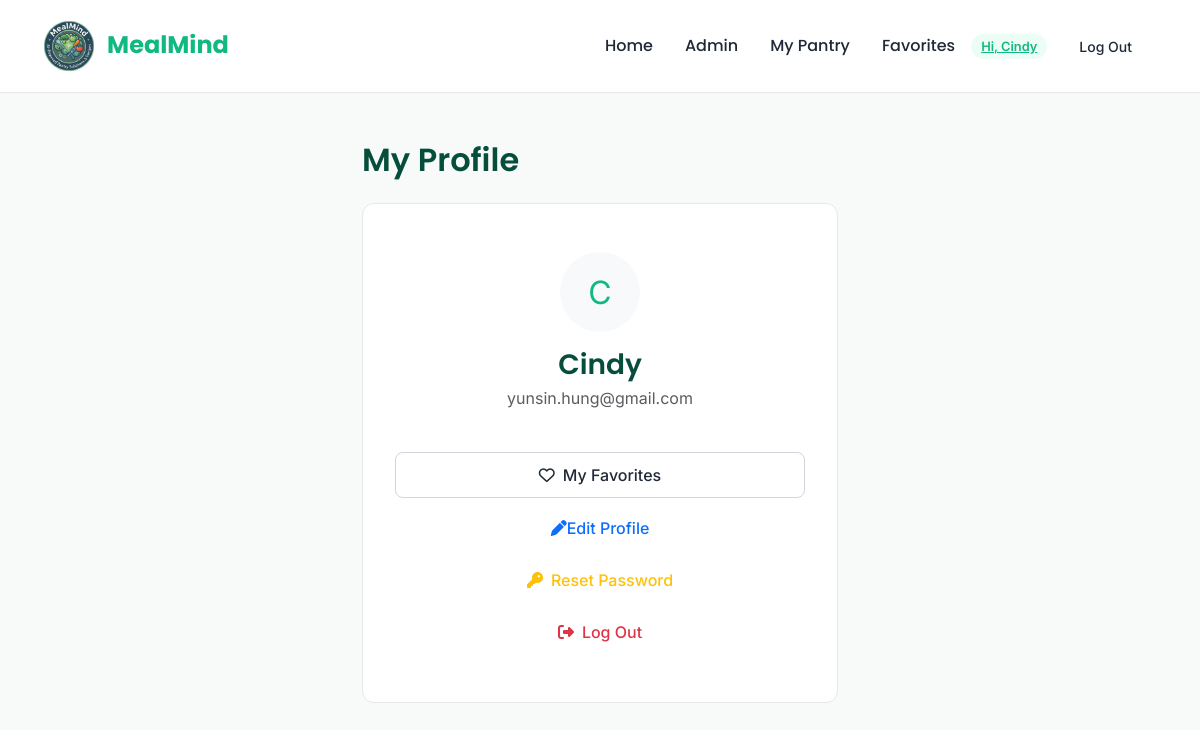
Page /profile (signed in) on the committed database.
### app/models.py (models this page shows, shortened)
class User(UserMixin, db.Model):
    __tablename__ = "users"
    id = db.Column(db.Integer, primary_key=True)
    username = db.Column(db.String(150), unique=True, nullable=False)
    email = db.Column(db.String, unique=True, nullable=False)
    password = db.Column(db.String, nullable=False)
    created_on = db.Column(db.DateTime, nullable=False)
    is_admin = db.Column(db.Boolean, nullable=False, default=False)
    is_confirmed = db.Column(db.Boolean, nullable=False, default=False)
    confirmed_on = db.Column(db.DateTime, nullable=True)
    allergies = db.Column(db.JSON, nullable=True)

### app/routes.py (the view)
@routes_bp.route('/profile')
@login_required
def profile():
    return render_template('profile/profile.html')

### app/__init__.py (called while the page is built)
def create_app(config_class=DevelopmentConfig):
    app = Flask(__name__, template_folder='templates', static_folder='static')
    CORS(app)
    app.config.from_object(config_class)
    db.init_app(app)
    login_manager = LoginManager()
    login_manager.login_view = 'routes.login'
    login_manager.init_app(app)
    from .models import User
    @login_manager.user_loader
    def load_user(user_id):
        return User.query.get(int(user_id))
    mail = Mail()
    mail.init_app(app)
    import app as _app
    _app.mail = mail
    from .routes import routes_bp
    app.register_blueprint(routes_bp)
    return app

### app/templates/profile/profile.html
{% extends "home/base.html" %}
{% block content %}
<div class="row justify-content-center">
  <div class="col-md-6">
    <h2 class="mb-4">My Profile</h2>
    {% if current_user.is_authenticated %}
      <div class="card text-center py-5">
        <div class="mb-3">
            <div class="rounded-circle bg-light d-inline-flex align-items-center justify-content-center" style="width: 80px; height: 80px; font-size: 2rem; color: #10b981;">
                {{ current_user.username[0]|upper }}
            </div>
        </div>
        <h3 class="mb-1">{{ current_user.username }}</h3>
        <p class="text-muted">{{ current_user.email }}</p>
        <div class="mt-4 d-flex flex-column align-items-center gap-2">
          <a href="{{ url_for('routes.favorites') }}" class="btn btn-outline-secondary w-100">
            <i class="fa-regular fa-heart me-2"></i> My Favorites
          </a>
          <a href="{{ url_for('routes.edit_profile') }}" class="btn btn-outline-primary w-100">
            <i class="fa-solid fa-pen"></i> Edit Profile
          </a>
          <a href="{{ url_for('routes.reset_request') }}" class="btn btn-outline-warning w-100">
            <i class="fa-solid fa-key me-2"></i> Reset Password
          </a>
          <a href="{{ url_for('routes.logout') }}" class="btn btn-outline-danger w-100">
            <i class="fa-solid fa-sign-out-alt me-2"></i> Log Out
          </a>
        </div>
      </div>
    {% else %}
      <div class="text-center">
        <p>Please <a href="{{ url_for('routes.login') }}">login</a> to view your profile.</p>
      </div>
    {% endif %}
  </div>
</div>
{% endblock %}

### app/templates/home/base.html (shortened to what this page needs)
<!DOCTYPE html>
<html lang="en">
<head>
    <link href="https://cdn.jsdelivr.net/npm/bootstrap@5.3.2/dist/css/bootstrap.min.css" rel="stylesheet">
    <link rel="stylesheet" href="https://cdnjs.cloudflare.com/ajax/libs/font-awesome/6.4.0/css/all.min.css">
    <link rel="stylesheet" href="{{ url_for('static', filename='style.css') }}">
</head>
<body>
<nav class="navbar navbar-expand-lg sticky-top">
    <div class="container-fluid">
        <a class="navbar-brand" href="{{ url_for('routes.index') }}" style="font-family:'Poppins', sans-serif; color: #10b981; font-weight:700; font-size: 1.5rem;">
            <img src="{{ url_for('static', filename='images/logo.png') }}" class="nav-icon-img" alt="Icon">
            MealMind
        </a>
        <div class="collapse navbar-collapse justify-content-end" id="navbarNav">
            <ul class="navbar-nav align-items-center">
                <li class="nav-item">
                    <a class="nav-link" href="{{ url_for('routes.index') }}">Home</a>
                </li>
                {% if current_user.is_authenticated and current_user.is_admin %}
                    <li class="nav-item">
                        <a class="nav-link" href="{{ url_for('routes.admin_dashboard') }}">Admin</a>
                    </li>
                {% endif %}
                {% if current_user.is_authenticated %}
                    <li class="nav-item">
                        <a class="nav-link" href="{{ url_for('routes.pantry') }}">My Pantry</a>
                    </li>
                    <li class="nav-item">
                        <a class="nav-link" href="{{ url_for('routes.favorites') }}">Favorites</a>
                    </li>
                    <li class="nav-item ms-2">
                        <a class="badge-custom" href="{{ url_for('routes.profile') }}">Hi, {{ current_user.username }}</a>
                    </li>
                    <li class="nav-item ms-2">
                        <a class="btn btn-sm btn-outline-secondary" href="{{ url_for('routes.logout') }}" style="border:none;">Log Out</a>
                    </li>
                {% endif %}
            </ul>
        </div>
    </div>
</nav>
<main class="py-5">
     <div class="container">
    {% block content %}{% endblock %}
    </div>
</main>
</body>
</html>

### app/static/style.css (style rules this page uses)
:root { --primary-green: #10b981; --hover-green: #059669; --bg-color: #f8faf9; --text-main: #1f2937; --text-muted: #6b7280; --card-bg: #ffffff; --border-radius: 12px; }
body { font-family: 'Inter', sans-serif; background-color: var(--bg-color); color: var(--text-main); line-height: 1.6; }
h1, h2, h3, h4, h5 { font-family: 'Poppins', sans-serif; color: #064e3b; font-weight: 600; }
.navbar { background-color: var(--card-bg) !important; border-bottom: 1px solid #e5e7eb; padding: 1rem 2rem; }
.nav-link { font-family: 'Poppins', sans-serif; font-weight: 500; color: var(--text-main) !important; margin-left: 1rem; transition: color 0.2s; }
.nav-icon-img { width: 50px; height: 50px; object-fit: contain; margin-right: 8px; vertical-align: middle; }
.container { max-width: 1000px; margin: 0 auto; }
.card, .control-panel, .recipe-card { background: var(--card-bg); border: 1px solid #e5e7eb; border-radius: var(--border-radius); padding: 2rem; box-shadow: none !important; margin-bottom: 1.5rem; }
.btn { display: inline-flex; justify-content: center; align-items: center; text-align: center; border-radius: 8px; padding: 10px 24px; font-weight: 500; border: none; box-shadow: none; transition: background-color 0.2s; }
.btn-outline-secondary { border: 1px solid #d1d5db; color: var(--text-main); }
.badge-custom { background-color: #ecfdf5; color: var(--primary-green); padding: 5px 10px; border-radius: 20px; font-size: 0.8rem; font-weight: 600; }

### rows in the picture
User: username "Cindy", username "C", email "yunsin.hung@gmail.com"
